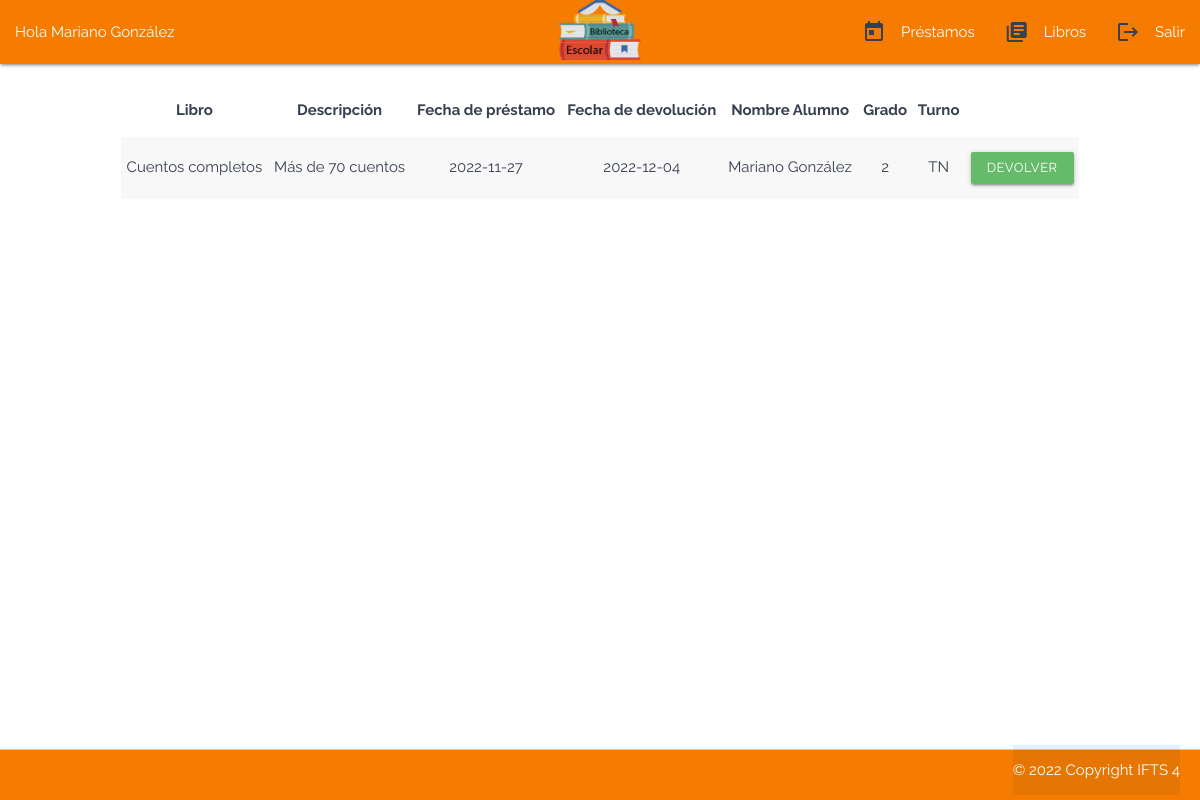
Page /views/loan/loan.php (signed in) on the committed database.
### tables this page shows
CREATE TABLE `book_rental` (
  `id_rental` int(11) NOT NULL,
  `from_date` date NOT NULL,
  `until_date` date NOT NULL,
  `id_book` int(11) NOT NULL,
  `id_user` int(11) NOT NULL
);

CREATE TABLE `book` (
  `id_book` int(11) NOT NULL,
  `id_pubisher` int(11) NOT NULL,
  `title` varchar(100) NOT NULL,
  `author` varchar(100) NOT NULL,
  `isbn` varchar(20) NOT NULL,
  `edition` int(11) NOT NULL,
  `year` varchar(4) NOT NULL,
  `description` varchar(255) NOT NULL,
  `image` text NOT NULL,
  `available` int(1) NOT NULL DEFAULT '1'
);

CREATE TABLE `users` (
  `id_user` int(11) NOT NULL,
  `full_name` varchar(150) NOT NULL,
  `identification_document` varchar(10) NOT NULL,
  `address` varchar(150) NOT NULL,
  `phone` varchar(20) NOT NULL,
  `grade` int(2) DEFAULT NULL,
  `shift` enum('TM','TT','TN','') NOT NULL,
  `role` enum('docente','alumno','admin','') NOT NULL DEFAULT 'alumno',
  `user` varchar(50) NOT NULL,
  `password` varchar(250) NOT NULL,
  `id_book_rental` int(11) DEFAULT NULL
);

### views/loan/loan.php (the view, shortened to what this page needs)
<?php
include('../../controllers/connection.php');
$id = $_SESSION["id_user"];
require_once "../partials/header_index.php";
require_once "../partials/navbar.php";
if ($_SESSION['role'] != "alumno") {
    $query = "SELECT id_rental, title, description, from_date, until_date, full_name, shift, grade, book.id_book FROM book_rental BR INNER JOIN book ON BR.id_book = book.id_book INNER JOIN users U ON BR.id_user = U.id_user";
} else {
    $query = "SELECT id_rental, title, description, from_date, until_date, full_name, shift, grade, available, book.id_book FROM book_rental BR INNER JOIN book ON BR.id_book = book.id_book INNER JOIN users U ON BR.id_user = U.id_user WHERE BR.id_user = '$id'";
}
$result_loan = mysqli_query($mysqli, $query);
?>
<div class="row">
    <div class="col s12">
        <div class="col m1"></div>
        <div class="col s10" id="contenedor">
            <?php
                    if ($result_loan->fetch_array()< 1) {
                        echo "<tr>
                                <td>
                                    <h5>No solicitaste libros todavía</h5>
                                </td>
                            </tr>";
                     ?>
                    <?php }else { ?>
            <table class="responsive-table centered striped" id="tabla">
                <thead>
                    <tr>
                        <th>Libro</th>
                        <th>Descripción</th>
                        <th>Fecha de préstamo</th>
                        <th>Fecha de devolución</th>
                        <th>Nombre Alumno</th>
                        <th>Grado</th>
                        <th>Turno</th>
                        <th></th>
                    </tr>
                </thead>
                <tbody id="table-body">
                      <?php  foreach ($result_loan as $key => $value) { ?>
                    <tr>
                        <td>
                            <?php echo $value['title'] ?>
                        </td>
                        <td>
                            <?php echo $value['description'] ?>
                        </td>
                        <td>
                            <?php echo $value['from_date'] ?>
                        </td>
                        <td>
                            <?php echo $value['until_date'] ?>
                        </td>
                        <td>
                            <?php echo $value['full_name'] ?>
                        </td>
                        <td>
                            <?php echo $value['grade'] ?>
                        </td>
                        <td>
                            <?php echo $value['shift'] ?>
                        </td>
                        <?php if ($_SESSION['role'] == "alumno") {
                                if ($value['available'] != 1) { ?>
                        <td>
                            <a href="#modalDevolver<?php echo $value['id_rental']; ?>" id=<?php echo
                                $value['id_rental']; ?>
                                class="btn btn-small green lighten-1 modal-trigger" name="btnDevolver">
                                Devolver
                            </a>
                        </td>
                        <?php }
                            } ?>
                    </tr>
                    <?php }
                    } ?>
                </tbody>
            </table>
        </div>
    </div>
</div>
<?php
require_once "../partials/footer_index.php";
?>

### public/css/styles.css (style rules this page uses)
* { margin: 0; padding: 0; box-sizing: border-box; font-family: 'Raleway', sans-serif; text-decoration: none; color: #373F51; list-style: none; }

### rows in the picture
book_rental: id_book.title "Cuentos completos", id_book.description "Más de 70 cuentos", from_date "2022-11-27", until_date "2022-12-04", id_user.full_name "Mariano González", id_user.grade "2", id_user.shift "TN"

### other values in the picture
$_SESSION['full_name'] "Mariano González"
